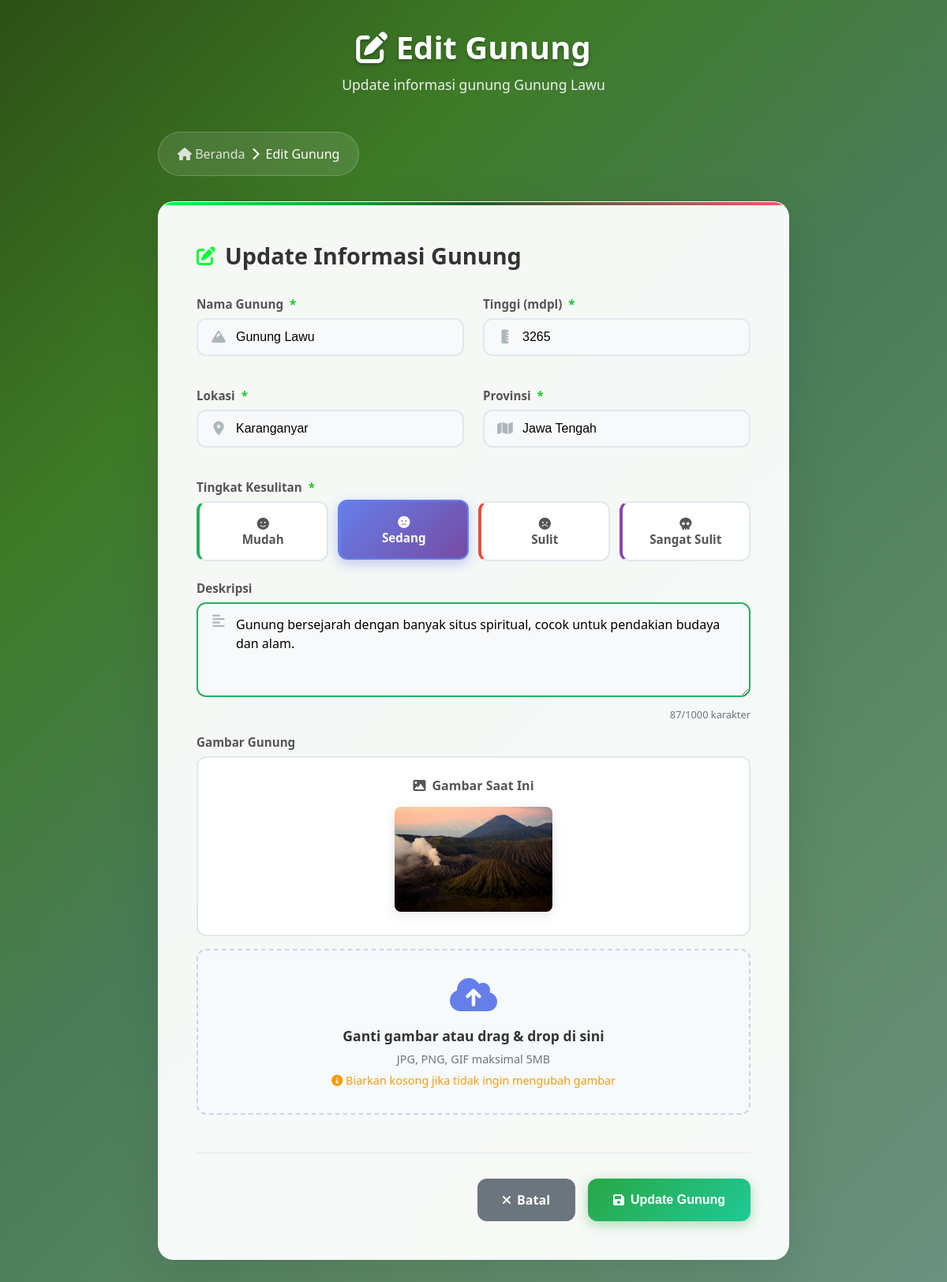
The page /admin/edit.php?id=19 on the database its author committed.
### tables this page shows
CREATE TABLE `mountains` (
  `id` int NOT NULL,
  `nama_gunung` varchar(100) NOT NULL,
  `tinggi` int NOT NULL,
  `lokasi` varchar(100) NOT NULL,
  `provinsi` varchar(50) NOT NULL,
  `tingkat_kesulitan` enum('Mudah','Sedang','Sulit','Sangat Sulit') NOT NULL,
  `deskripsi` text,
  `gambar` varchar(255) DEFAULT NULL,
  `created_at` timestamp NULL DEFAULT CURRENT_TIMESTAMP,
  `updated_at` timestamp NULL DEFAULT CURRENT_TIMESTAMP ON UPDATE CURRENT_TIMESTAMP
);

### admin/edit.php (the view, shortened to what this page needs)
<?php
include '../config/database.php';
$mountain = null;
if (isset($_GET['id'])) {
    $id = intval($_GET['id']);
    $stmt = $pdo->prepare("SELECT * FROM mountains WHERE id = ?");
    $stmt->execute([$id]);
    $mountain = $stmt->fetch(PDO::FETCH_ASSOC);
} else {
    header('Location: ../mountains.php');
    exit;
}
?>
<!DOCTYPE html>
<html lang="id">
<head>
    <link href="https://cdnjs.cloudflare.com/ajax/libs/font-awesome/6.0.0/css/all.min.css" rel="stylesheet">
    <link rel="stylesheet" href="../admin/assets/style.css">
</head>
<body>
    <div class="container">
        <div class="page-header">
            <h1><i class="fas fa-edit"></i> Edit Gunung</h1>
            <p>Update informasi gunung <?php echo htmlspecialchars($mountain['nama_gunung']); ?></p>
        </div>
        <div class="breadcrumb">
            <a href="../mountains.php"><i class="fas fa-home"></i> Beranda</a>
            <i class="fas fa-chevron-right"></i>
            <span>Edit Gunung</span>
        </div>
        <div class="form-container">
            <h2 class="section-title">
                <i class="fas fa-edit"></i>
                Update Informasi Gunung
            </h2>
            <form method="POST" enctype="multipart/form-data" id="mountainForm">
                <div class="form-grid">
                    <div class="form-group">
                        <label for="nama_gunung">
                            Nama Gunung <span class="required-asterisk">*</span>
                        </label>
                        <input type="text" id="nama_gunung" name="nama_gunung" class="form-control"
                               value="<?php echo htmlspecialchars($mountain['nama_gunung']); ?>"
                               placeholder="Contoh: Gunung Merapi" required>
                    </div>
                    <div class="form-group">
                        <label for="tinggi">
                            Tinggi (mdpl) <span class="required-asterisk">*</span>
                        </label>
                        <input type="number" id="tinggi" name="tinggi" class="form-control"
                               value="<?php echo $mountain['tinggi']; ?>"
                               placeholder="tulis tinggi disini" required>
                    </div>
                </div>
                <div class="form-grid">
                    <div class="form-group">
                        <label for="lokasi">
                            Lokasi <span class="required-asterisk">*</span>
                        </label>
                        <input type="text" id="lokasi" name="lokasi" class="form-control"
                               value="<?php echo htmlspecialchars($mountain['lokasi']); ?>"
                               placeholder="Kabupaten/Kota" required>
                    </div>
                    <div class="form-group">
                        <label for="provinsi">
                            Provinsi <span class="required-asterisk">*</span>
                        </label>
                        <input type="text" id="provinsi" name="provinsi" class="form-control"
                               value="<?php echo htmlspecialchars($mountain['provinsi']); ?>"
                               placeholder="Provinsi" required>
                    </div>
                </div>
                <div class="form-group">
                    <label>Tingkat Kesulitan <span class="required-asterisk">*</span></label>
                    <div class="difficulty-selector">
                        <div class="difficulty-option difficulty-easy">
                            <label for="mudah" class="difficulty-label">
                                <i class="fas fa-smile"></i><br>
                                <strong>Mudah</strong>
                            </label>
                        </div>
                        <div class="difficulty-option difficulty-medium">
                            <label for="sedang" class="difficulty-label">
                                <i class="fas fa-meh"></i><br>
                                <strong>Sedang</strong>
                            </label>
                        </div>
                        <div class="difficulty-option difficulty-hard">
                            <label for="sulit" class="difficulty-label">
                                <i class="fas fa-frown"></i><br>
                                <strong>Sulit</strong>
                            </label>
                        </div>
                        <div class="difficulty-option difficulty-extreme">
                            <label for="sangat_sulit" class="difficulty-label">
                                <i class="fas fa-skull"></i><br>
                                <strong>Sangat Sulit</strong>
                            </label>
                        </div>
                    </div>
                </div>
                <div class="form-group">
                    <label for="deskripsi">Deskripsi</label>
                    <textarea id="deskripsi" name="deskripsi" class="form-control"
                              placeholder="Ceritakan tentang gunung ini, jalur pendakian, pemandangan, dll..."><?php echo htmlspecialchars($mountain['deskripsi']); ?></textarea>
                </div>
                <div class="form-group">
                    <label>Gambar Gunung</label>
                    <?php if($mountain['gambar']): ?>
                        <div class="current-image">
                            <div class="current-image-label">
                                <i class="fas fa-image"></i>
                                Gambar Saat Ini
                            </div>
                            <img src="../assets/images/<?php echo $mountain['gambar']; ?>" alt="Current Mountain Image">
                        </div>
                    <?php endif; ?>
                    <div class="file-upload-area" id="fileUploadArea">
                        <div class="file-upload-content">
                            <i class="fas fa-cloud-upload-alt file-upload-icon"></i>
                            <div class="upload-text">
                                <?php echo $mountain['gambar'] ? 'Ganti gambar atau drag & drop di sini' : 'Klik atau drag & drop gambar di sini'; ?>
                            </div>
                            <div class="upload-subtext">JPG, PNG, GIF maksimal 5MB</div>
                            <?php if($mountain['gambar']): ?>
                                <div class="upload-subtext" style="margin-top: 0.5rem; color: #f39c12;">
                                    <i class="fas fa-info-circle"></i>
                                    Biarkan kosong jika tidak ingin mengubah gambar
                                </div>
                            <?php endif; ?>
                        </div>
                    </div>
                </div>
                <div class="form-actions">
                    <a href="../mountains.php" class="btn btn-secondary">
                        <i class="fas fa-times"></i> Batal
                    </a>
                    <button type="submit" class="btn btn-success">
                        <i class="fas fa-save"></i> Update Gunung
                    </button>
                </div>
            </form>
        </div>
    </div>
</body>
</html>

### rows shown on the page
mountains: nama_gunung "Gunung Lawu", tinggi "3265", lokasi "Karanganyar", provinsi "Jawa Tengah", deskripsi "Gunung bersejarah dengan banyak situs spiritual, cocok untuk pendakian budaya dan alam.", gambar (picture)
